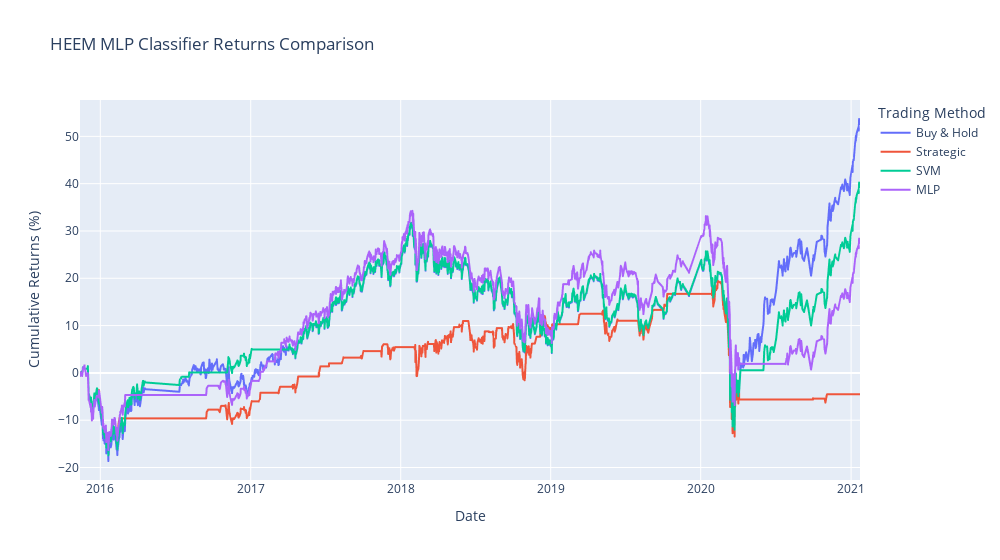

This figure's notebook cell:
### Code cell
# Plot the actual returns versus the strategy returns
fig_3 = px.line(
    all_returns_df, 
    title='HEEM MLP Classifier Returns Comparison',
    labels=dict(value='Cumulative Returns (%)', date='Date', variable='Trading Method'),
    width=1000, 
)
fig_3.show()

### Figure 1 — Plotly figure (JSON) as saved in the notebook; plotly's stock layout.template omitted (floating-point values rounded to 4 significant figures; data arrays with more than 128 entries replaced by an {"elided": "..."} marker saying what was removed)
{"data": [{"hovertemplate": "Trading Method=Buy & Hold<br>Date=%{x}<br>Cumulative Returns (%)=%{y}<extra></extra>", "legendgroup": "Buy & Hold", "line": {"color": "#636efa", "dash": "solid"}, "marker": {"symbol": "circle"}, "mode": "lines", "name": "Buy & Hold", "showlegend": true, "type": "scattergl", "x": {"elided": "3856 str values"}, "xaxis": "x", "y": {"elided": "3856 float values"}, "yaxis": "y"}, {"hovertemplate": "Trading Method=Strategic<br>Date=%{x}<br>Cumulative Returns (%)=%{y}<extra></extra>", "legendgroup": "Strategic", "line": {"color": "#EF553B", "dash": "solid"}, "marker": {"symbol": "circle"}, "mode": "lines", "name": "Strategic", "showlegend": true, "type": "scattergl", "x": {"elided": "3856 str values"}, "xaxis": "x", "y": {"elided": "3856 float values"}, "yaxis": "y"}, {"hovertemplate": "Trading Method=SVM<br>Date=%{x}<br>Cumulative Returns (%)=%{y}<extra></extra>", "legendgroup": "SVM", "line": {"color": "#00cc96", "dash": "solid"}, "marker": {"symbol": "circle"}, "mode": "lines", "name": "SVM", "showlegend": true, "type": "scattergl", "x": {"elided": "3856 str values"}, "xaxis": "x", "y": {"elided": "3856 float values"}, "yaxis": "y"}, {"hovertemplate": "Trading Method=MLP<br>Date=%{x}<br>Cumulative Returns (%)=%{y}<extra></extra>", "legendgroup": "MLP", "line": {"color": "#ab63fa", "dash": "solid"}, "marker": {"symbol": "circle"}, "mode": "lines", "name": "MLP", "showlegend": true, "type": "scattergl", "x": {"elided": "3856 str values"}, "xaxis": "x", "y": {"elided": "3856 float values"}, "yaxis": "y"}], "layout": {"legend": {"title": {"text": "Trading Method"}, "tracegroupgap": 0}, "title": {"text": "HEEM MLP Classifier Returns Comparison"}, "width": 1000, "xaxis": {"anchor": "y", "domain": [0, 1], "title": {"text": "Date"}}, "yaxis": {"anchor": "x", "domain": [0, 1], "title": {"text": "Cumulative Returns (%)"}}}}
